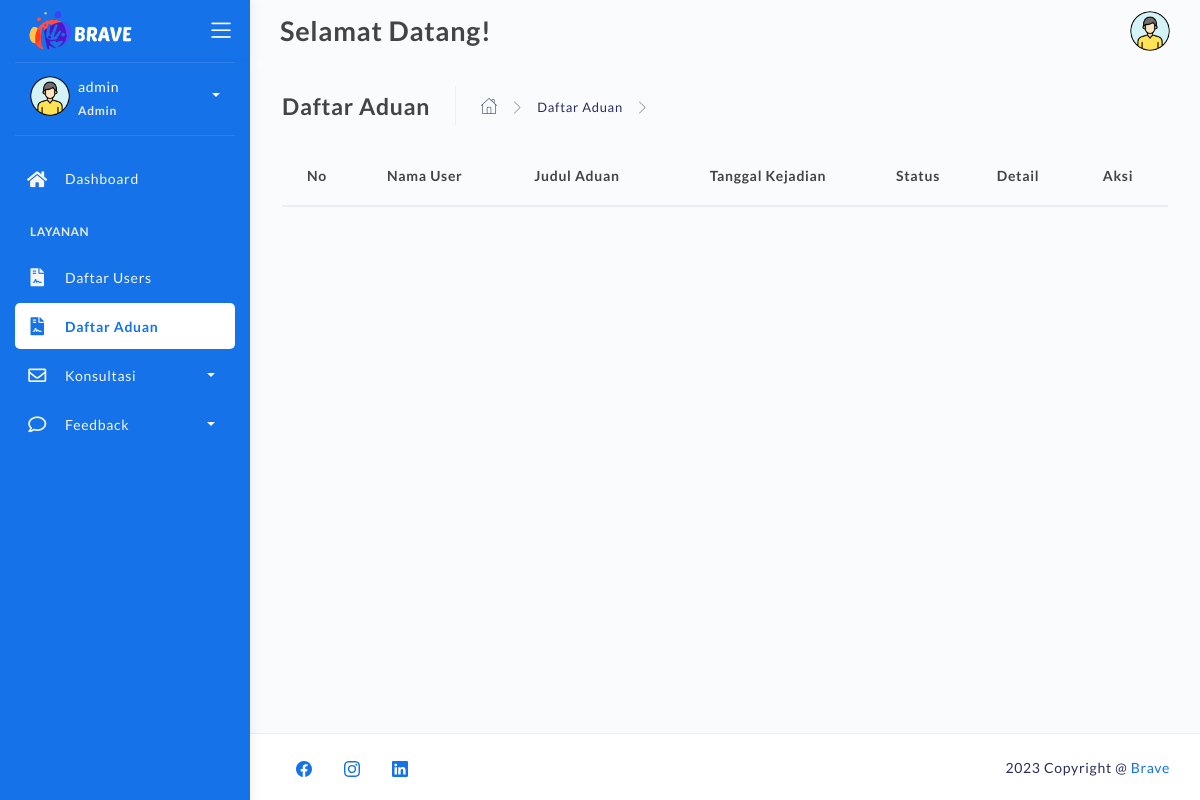
/list-aduan-admin.php (signed in), run on an earlier commit of the app's database.
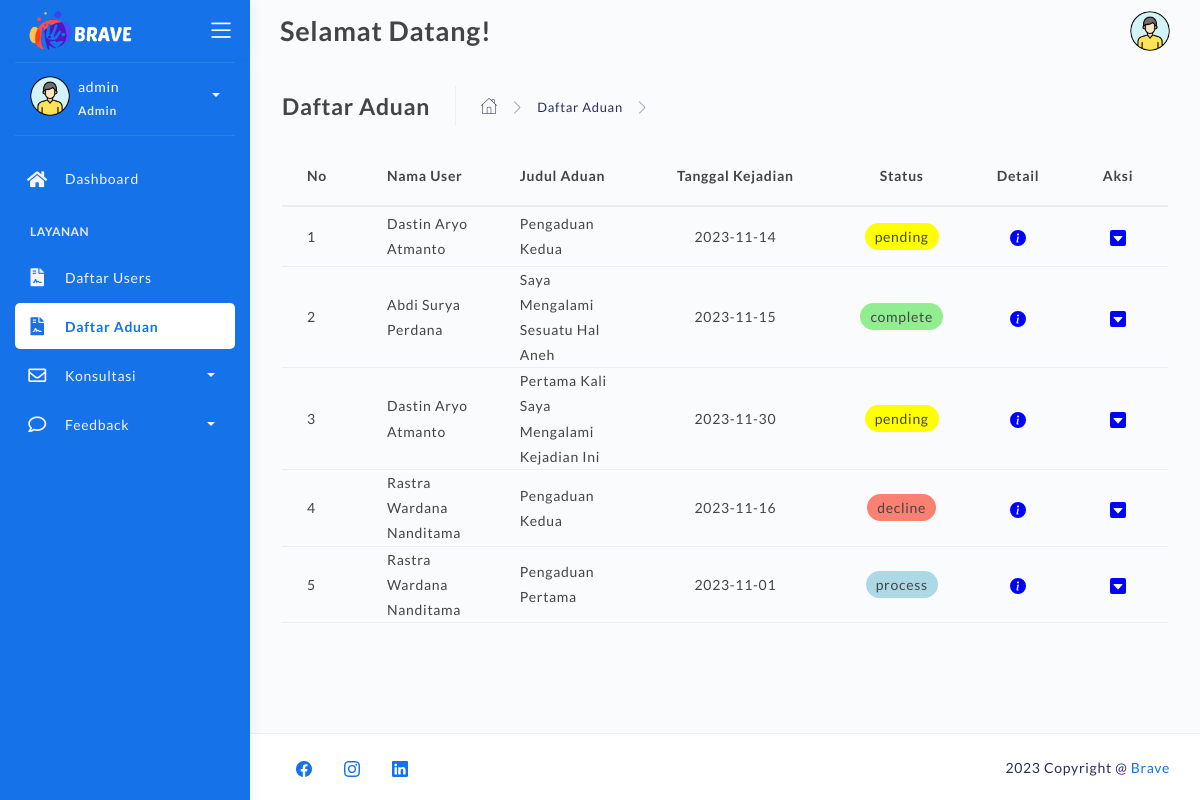
And on a later commit of the database.
### tables this page shows
CREATE TABLE `pengaduan` (
  `id_pengaduan` varchar(50) NOT NULL,
  `nim` varchar(25) NOT NULL,
  `nama` varchar(255) NOT NULL,
  `judul` varchar(255) NOT NULL,
  `tgl_kejadian` date NOT NULL,
  `tgl_aduan` datetime NOT NULL DEFAULT current_timestamp(),
  `pesan_aduan` text NOT NULL,
  `pelaku` varchar(255) NOT NULL,
  `bukti` varchar(255) NOT NULL,
  `status` varchar(25) NOT NULL
);

### list-aduan-admin.php (the view, shortened to what the changed rows need)
<!DOCTYPE html>
<html lang="en">
<head>
	<link rel="stylesheet" href="assets/css/bootstrap.min.css">
	<link rel="stylesheet" href="assets/css/atlantis.css">
	<link rel="stylesheet" href="assets/css/demo.css">
</head>
<body>
	<div class="wrapper fullheight-side">
		<div class="main-panel full-height">
			<div class="container">
				<div class="page-inner">
					<div class="page-category">
						<?php
							require 'backend/connection.php';
							$sql = "SELECT * FROM pengaduan ORDER BY tgl_aduan DESC";
							$result_pengaduan = mysqli_query($koneksi, $sql);
						?>
						<table class="table">
							<thead>
								<tr>
									<th scope="col" style="width:80px;">No</th>
									<th scope="col">Nama User</th>
									<th scope="col">Judul Aduan</th>
									<th scope="col" style="width:200px; text-align:center;">Tanggal Kejadian</th>
									<th scope="col" style="width:100px; text-align:center;">Status</th>
									<th scope="col" style="width:100px; text-align:center;">Detail</th>
									<th scope="col" style="width:100px; text-align:center;">Aksi</th>
								</tr>
							</thead>
							<tbody>
								<?php
									$i = 0;
									while ($row = mysqli_fetch_assoc($result_pengaduan)) {
										$i++;
										echo "<tr>";
											echo "<td>" . $i. "</td>";
											echo "<td>" . $row['nama'] . "</td>";
											echo "<td>" . $row['judul'] . "</td>";
											echo "<td><center>" . $row['tgl_kejadian'] . "</center></td>";
											echo "<td><center><a class='" . $row['status'] . "'>" . $row['status'] . "</a></center></td>";
											echo "<td data-toggle='modal' data-target='#aduan-" . $row['id_pengaduan'] . "' style='color:blue;'>
													<center>
														<a>
														</a>
													</center>
												</td>
												<div class='modal fade' id='aduan-" . $row['id_pengaduan'] . "' tabindex='-1' role='dialog' aria-labelledby='exampleModalCenterTitle' aria-hidden='true'>
																<h5 class='modal-title' id='exampleModalLongTitle' style='font-size:20px;'>" . $row['judul'] . "</h5>
																<p style='margin-bottom:1px;'><strong>Nama :</strong> " . $row['nama'] . " </p>
																<p style='margin-bottom:10px;'><strong>Tanggal Kejadian :</strong> " . $row['tgl_kejadian'] . " </p>
																<p> <center> <img src='assets/img/bukti/" . $row['bukti'] . "' style='width:70%; border-radius:5px;'></center></p>
																" . $row['pesan_aduan'] . "
												</div>
												<td>
													<center>
														<a id='navbarDropdown' role='button' data-toggle='dropdown' aria-haspopup='true' aria-expanded='false' style='color:blue;'>
															<svg xmlns='http://www.w3.org/2000/svg' width='16' height='16' fill='currentColor' class='bi bi-caret-down-square-fill' viewBox='0 0 16 16'>
																<path d='M0 2a2 2 0 0 1 2-2h12a2 2 0 0 1 2 2v12a2 2 0 0 1-2 2H2a2 2 0 0 1-2-2V2zm4 4a.5.5 0 0 0-.374.832l4 4.5a.5.5 0 0 0 .748 0l4-4.5A.5.5 0 0 0 12 6H4z'/>
															</svg>
														</a>
															<a class='dropdown-item' href='backend/action-accept-aduan.php?id=" . $row['id_pengaduan'] . "'>Accept</a>
															<a class='dropdown-item' href='backend/action-complete-aduan.php?id=" . $row['id_pengaduan'] . "'>Complete</a>
															<a class='dropdown-item' data-toggle='modal' data-target='#decline-aduan-" . $row['id_pengaduan'] . "'>Decline</a>
															<a class='dropdown-item' data-toggle='modal' data-target='#feedback-aduan-" . $row['id_pengaduan'] . "'>Feedback</a>
													</center>
													<div class='modal fade' id='decline-aduan-" . $row['id_pengaduan'] . "' tabindex='-1' role='dialog' aria-labelledby='editUserModalLabel' aria-hidden='true'>
																	<form id='declineAduanForm-" . $row['id_pengaduan'] . "' action='backend/action-decline-aduan.php' method='post'>
																		<input type='text' class='form-control' id='id_pengaduan' name='id_pengaduan' value='" . $row['id_pengaduan'] . "' required hidden>
																		<input type='text' class='form-control' id='nama' name='nama' value='" . $row['nama'] . "' required hidden>
																		<input type='text' class='form-control' id='nim' name='nim' value='" . $row['nim'] . "' required hidden>
																	</form>
																	<button type='button' class='btn btn-primary' onclick='declineAduan_" . $row['id_pengaduan'] . "()'>Kirim</button>
													</div>
														function declineAduan_" . $row['id_pengaduan'] . "() {
															document.getElementById('declineAduanForm-" . $row['id_pengaduan'] . "').submit();
													<div class='modal fade' id='feedback-aduan-" . $row['id_pengaduan'] . "' tabindex='-1' role='dialog' aria-labelledby='editUserModalLabel' aria-hidden='true'>
																	<form id='feedbackAduanForm-" . $row['id_pengaduan'] . "' action='backend/action-feedback-aduan.php' method='post'>
																		<input type='text' class='form-control' id='id_pengaduan' name='id_pengaduan' value='" . $row['id_pengaduan'] . "' required hidden>
																		<input type='text' class='form-control' id='nama' name='nama' value='" . $row['nama'] . "' required hidden>
																		<input type='text' class='form-control' id='nim' name='nim' value='" . $row['nim'] . "' required hidden>
																	</form>
																	<button type='button' class='btn btn-primary' onclick='feedbackAduan_" . $row['id_pengaduan'] . "()'>Kirim</button>
													</div>
														function feedbackAduan_" . $row['id_pengaduan'] . "() {
															document.getElementById('feedbackAduanForm-" . $row['id_pengaduan'] . "').submit();
												</td>
												";
									}
								?>
							</tbody>
						</table>
					</div>
				</div>
			</div>
		</div>
	</div>
</body>
</html>

What changed in the data, as far as the page shows it:
added pengaduan: nama "Dastin Aryo Atmanto", judul "Pengaduan Kedua", tgl_kejadian "2023-11-14", status "pending"
added pengaduan: nama "Abdi Surya Perdana", judul "Saya Mengalami Sesuatu Hal Aneh", tgl_kejadian "2023-11-15", status "complete"
added pengaduan: nama "Dastin Aryo Atmanto", judul "Pertama Kali Saya Mengalami Kejadian Ini", tgl_kejadian "2023-11-30", status "pending"
added pengaduan: nama "Rastra Wardana Nanditama", judul "Pengaduan Kedua", tgl_kejadian "2023-11-16", status "decline"
added pengaduan: nama "Rastra Wardana Nanditama", judul "Pengaduan Pertama", tgl_kejadian "2023-11-01", status "process"
